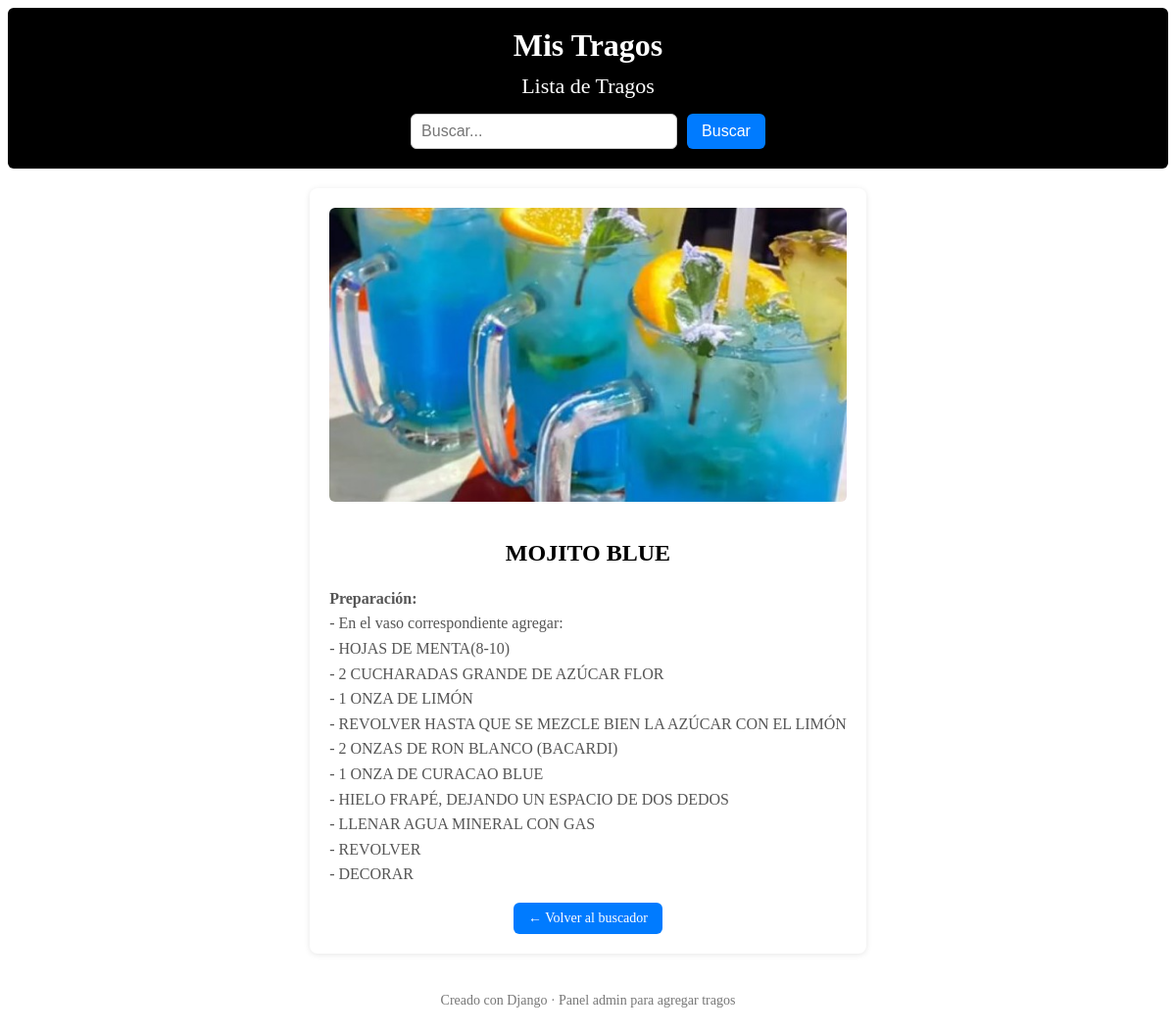
The page /trago/15/ on the database as committed earlier.
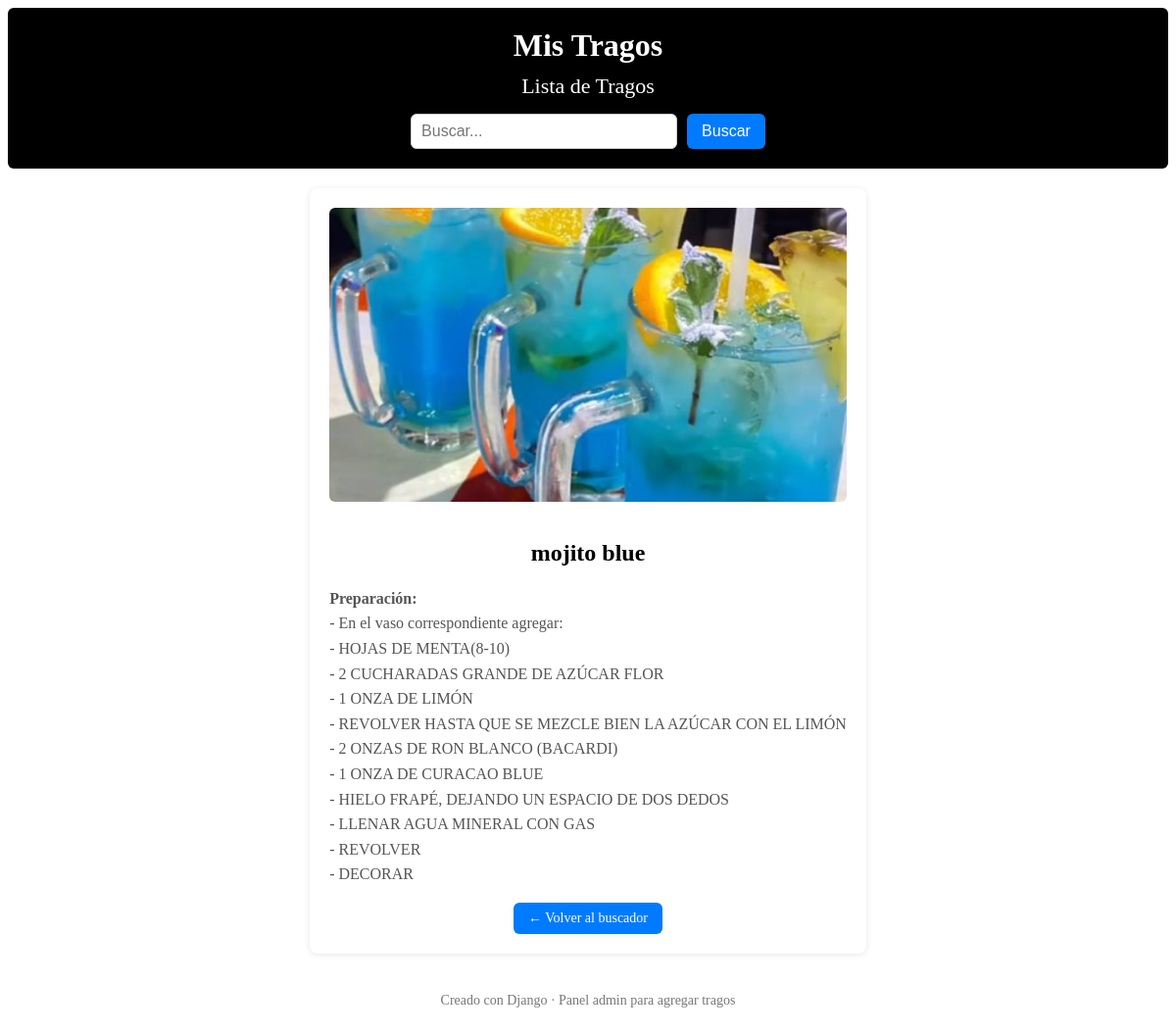
The same page on the database as committed later.
### core/models.py (models this page shows, shortened)
class Trago(models.Model):
    nombre = models.CharField(max_length=100)
    preparacion = models.TextField()
    imagen = models.ImageField(upload_to='tragos/', blank=True, null=True)

### core/views.py (the view)
# urls.py: path('trago/<int:pk>/', views.detalle_trago, name='detalle'),
def detalle_trago(request, pk):
    trago = get_object_or_404(Trago, pk=pk)
    return render(request, 'core/detalle.html', {'trago': trago})

### core/templates/core/detalle.html (shortened to what this page needs)
{% extends "core/base.html" %}
{% block content %}
<div class="detalle-card">
    {% if trago.imagen %}
        <img src="{{ trago.imagen.url }}" alt="{{ trago.nombre }}" class="detalle-imagen">
    {% endif %}
    <h2>{{ trago.nombre }}</h2>
    <p><strong>Preparación:</strong><br>{{ trago.preparacion|linebreaksbr }}</p>
    <a href="{% url 'core:index' %}" class="btn-volver">← Volver al buscador</a>
</div>
{% endblock %}

Rows that differ between the two databases and show on the page:
changed Trago: nombre "MOJITO BLUE" → "mojito blue"
